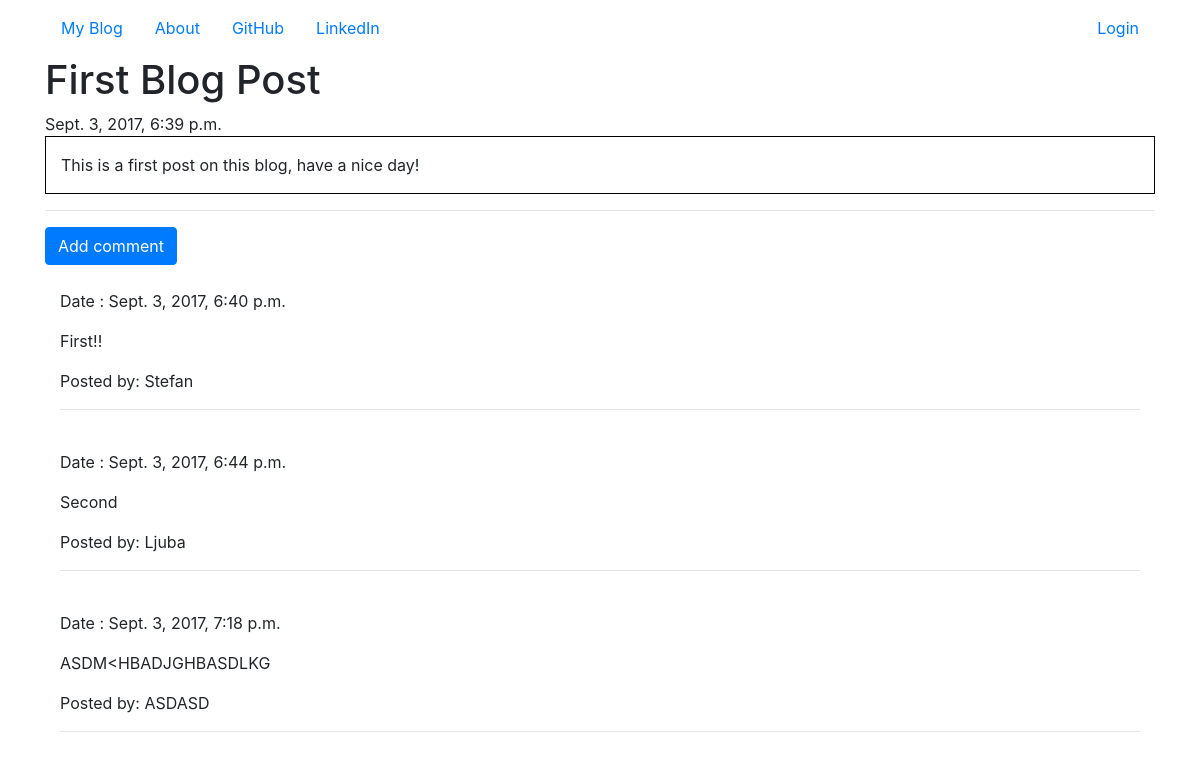
Screenshot of /post/3 with the database file from the repository.
### blog/models.py (models this page shows, shortened)
class Post(models.Model):
    author = models.ForeignKey('auth.User')
    title = models.CharField(max_length=200)
    text = models.TextField()
    created_date = models.DateTimeField(default=now)
    published = models.DateTimeField(blank=True, null=True)

class Comment(models.Model):
    post = models.ForeignKey('blog.Post', related_name='comments')
    author = models.CharField(max_length=200)
    text = models.TextField()
    created_date = models.DateTimeField(default=now)
    approved_comment = models.BooleanField(default=False)

### blog/views.py (the view)
class PostDetailView(DetailView):
    model = Post

### blog/templates/blog/post_detail.html (shortened to what this page needs)
{% extends 'base.html' %}
{% block body %}
    <h1 class="post_title">{{ post.title }}</h1>
    {% if post.published %}
        <div class="date postdate">
        {{ post.published }}
        </div>
    {% else %}
        <a class="btn btn-success" href="{% url 'post_publish' pk=post.pk %}">Publish</a>
    {% endif %}
    <div class="container postcontent">
    <p>{{ post.text|safe|linebreaksbr }}</p>
    </div>
    <hr>
    <a class="btn btn-primary" href="{% url 'add_comment_to_post' pk=post.pk %}">Add comment</a>
    <div class="container">
    {% for comment in post.comments.all %}
        <br>
        {% if user.is_authenticated or comment.approved_comment %}
            Date : {{ comment.created_date }}
            <p>{{ comment.text|safe|linebreaksbr }}</p>
            <p>Posted by: {{ comment.author }}</p>
            <hr>
        {% endif %}
        {% empty %}
        <p>No Comments</p>
    {% endfor %}
    </div>
{% endblock %}

### blog/templates/blog/base.html (shortened to what this page needs)
<!DOCTYPE html>
{% load staticfiles %}
<html lang="en">
<head>
    <link rel="stylesheet" href="https://maxcdn.bootstrapcdn.com/bootstrap/4.0.0-beta/css/bootstrap.min.css">
    <link rel="stylesheet" href="//cdn.jsdelivr.net/medium-editor/latest/css/medium-editor.min.css" type="text/css" media="screen" charset="utf-8">
    <link rel="stylesheet" href="{% static 'css/blog.css' %}">
</head>
<body>
<nav class="navbar">
    <div class="container">
        <ul class="nav justify-content-left">
            <li class="nav-item">
                <a class="nav-link" href="{% url 'post_list' %}">My Blog</a>
            </li>
            <li class="nav-item">
                <a class="nav-link" href="{% url 'about' %}">About</a>
            </li>
            <li class="nav-item">
                <a class="nav-link" href="https://www.github.com">GitHub</a>
            </li>
            <li class="nav-item">
               <a class="nav-link" href="https://www.linkedin.com">LinkedIn</a>
            </li>
        </ul>
        <ul class="nav justify-content-end">
            {% if user.is_authenticated %}
                <li class="nav-item">
                    <a class="nav-link" href="{% url 'admin:index' %}">Admin</a>
                </li>
                <li class="nav-item">
                    <a class="nav-link" href="{% url 'post_new' %}">New Post</a>
                </li>
                <li class="nav-item">
                    <a class="nav-link" href="{% url 'drafts' %}">Drafts</a>
                </li>
                <li class="nav-item">
                    <a class="nav-link" href="{% url 'logout' %}">Logout</a>
                </li>
                <li class="nav-item">
                    <a class="nav-link">Welcome:{{ user.username|title }}</a>
                </li>
            {% else %}
                <li class="nav-item">
                    <a class="nav-link" href="{% url 'login' %}">Login</a>
                </li>
            {% endif %}
        </ul>
    </div>
</nav>
<div class="content container">
    {% block body %}
    {% endblock %}
</div>
</body>
</html>

### blog/static/css/blog.css (style rules this page uses)
.postcontent { border: 1px solid black; }

### rows the page displays
Post: title "First Blog Post", published "Sept. 3, 2017, 6:39 p.m.", text "This is a first post on this blog, have a nice day!"
Comment: created_date "Sept. 3, 2017, 6:40 p.m.", text "First!!", author "Stefan"
Comment: created_date "Sept. 3, 2017, 6:44 p.m.", text "Second", author "Ljuba"
Comment: created_date "Sept. 3, 2017, 7:18 p.m.", text "ASDM<HBADJGHBASDLKG", author "ASDASD"
